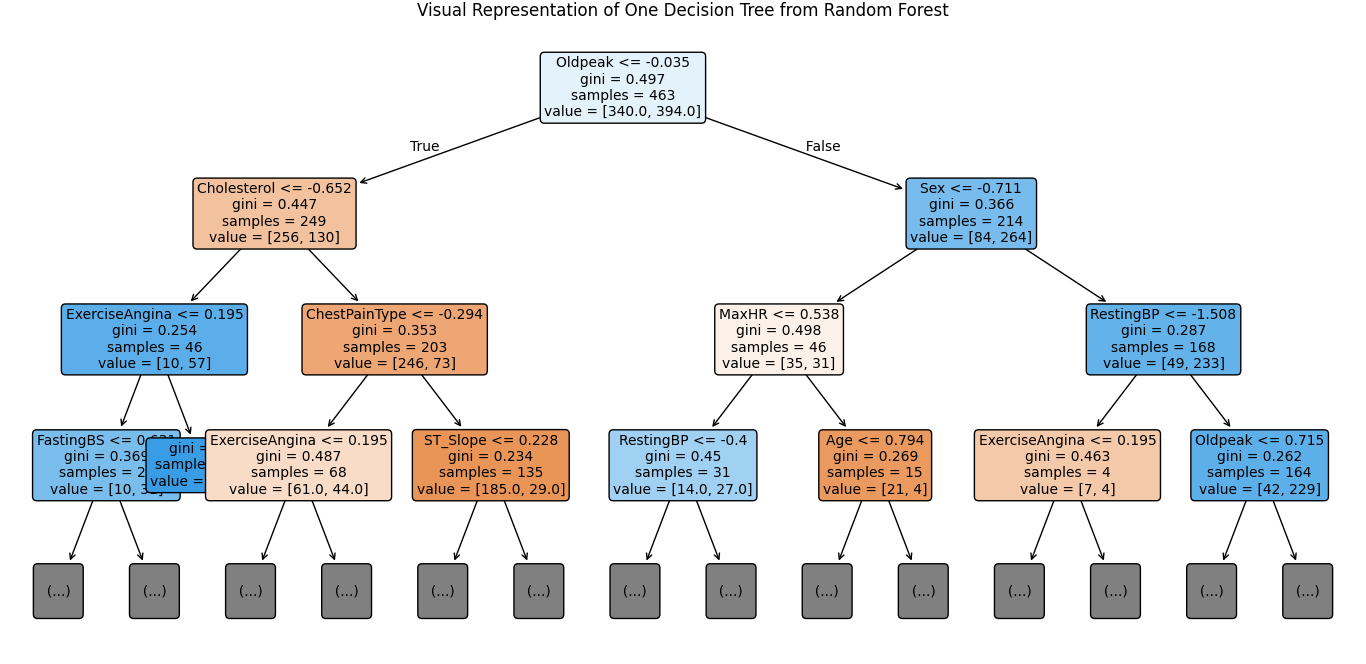

The Python source for this figure:
import matplotlib.pyplot as plt
from sklearn.tree import plot_tree
from sklearn.ensemble import RandomForestClassifier
import pandas as pd
from sklearn.model_selection import train_test_split
from sklearn.preprocessing import LabelEncoder, StandardScaler

# Step 1: Load and prepare data
data = pd.read_csv('heart.csv')

# Label encoding
le = LabelEncoder()
data['Sex'] = le.fit_transform(data['Sex'])
data['ChestPainType'] = le.fit_transform(data['ChestPainType'])
data['RestingECG'] = le.fit_transform(data['RestingECG'])
data['ExerciseAngina'] = le.fit_transform(data['ExerciseAngina'])
data['ST_Slope'] = le.fit_transform(data['ST_Slope'])

# Define features and target
features = ['Age', 'Sex', 'ChestPainType', 'RestingBP', 'Cholesterol', 'FastingBS',
            'RestingECG', 'MaxHR', 'ExerciseAngina', 'Oldpeak', 'ST_Slope']
X = data[features]
y = data['HeartDisease']

# Feature scaling
scaler = StandardScaler()
X_scaled = scaler.fit_transform(X)

# Train-test split
X_train, X_test, y_train, y_test = train_test_split(X_scaled, y, test_size=0.2, random_state=42)

# Step 2: Train Random Forest
model = RandomForestClassifier(n_estimators=100, random_state=42)
model.fit(X_train, y_train)

# Step 3: Plot a single tree (e.g., the 0th tree in the forest)
plt.figure(figsize=(20, 10))
plot_tree(model.estimators_[0], 
          feature_names=features, 
          filled=True, 
          rounded=True,
          max_depth=3,  # Limit depth for better readability
          fontsize=10)
plt.title("Visual Representation of One Decision Tree from Random Forest")
plt.tight_layout()
plt.show()
